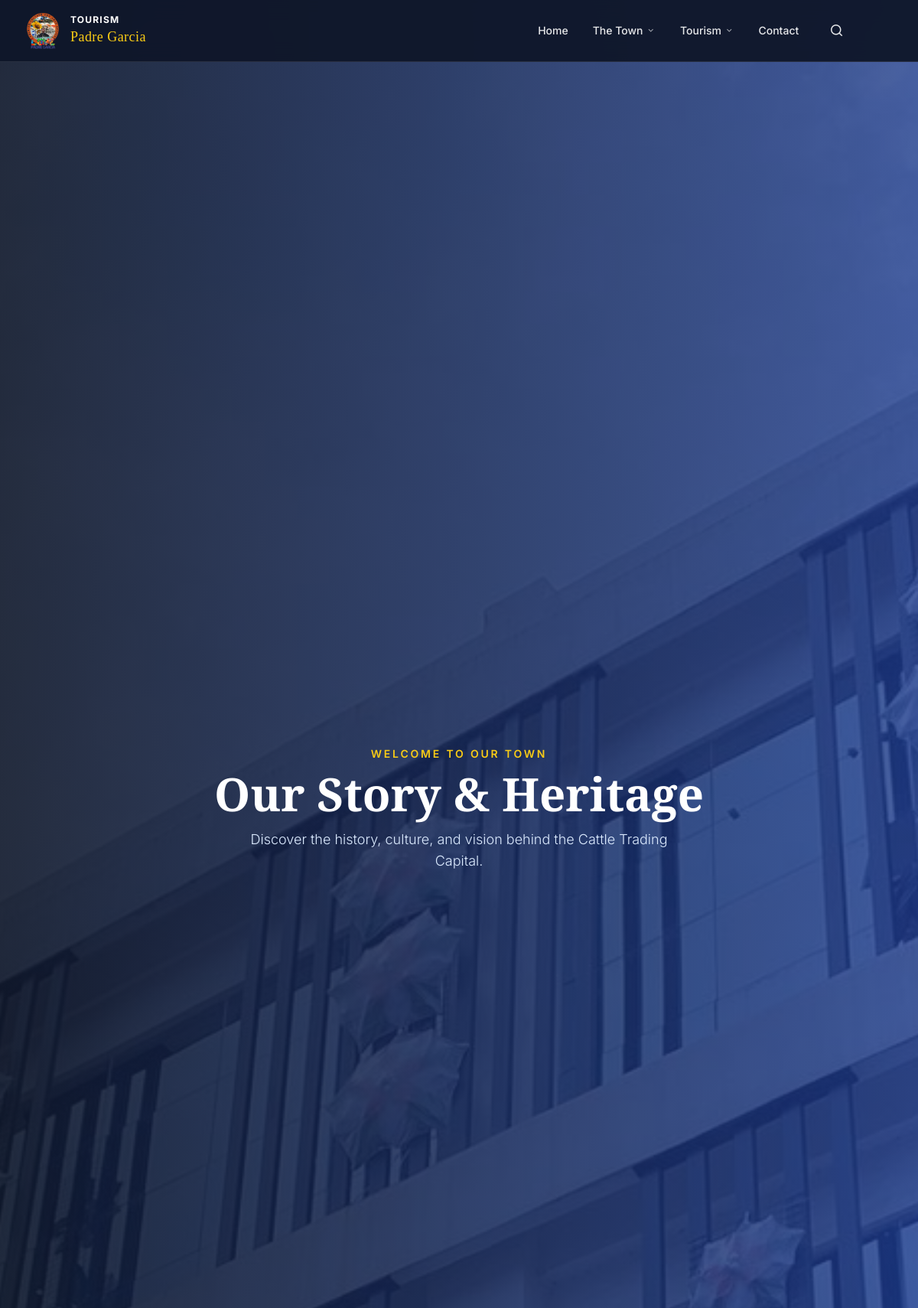
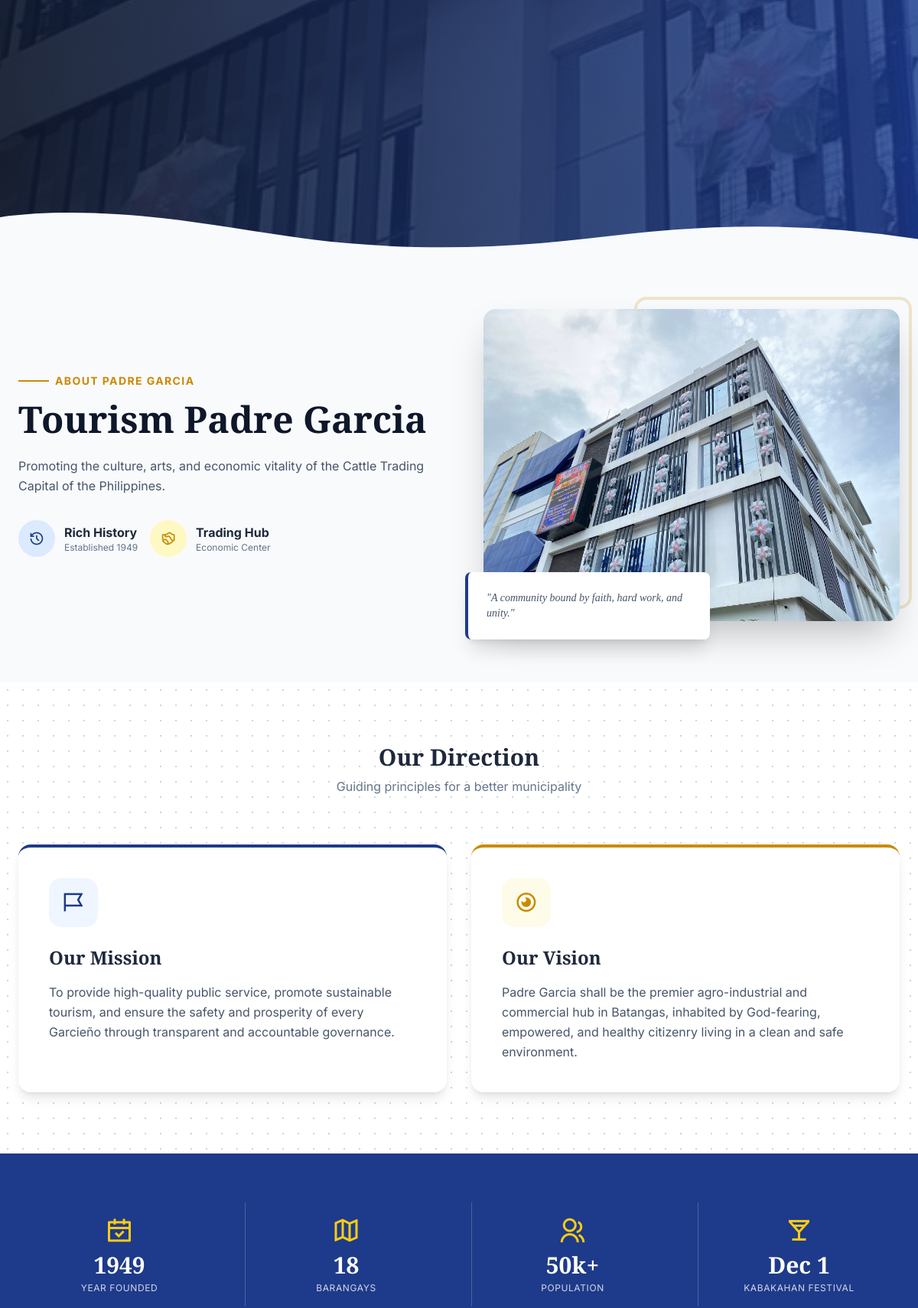
/about (upper part), run on the app's committed database (2 pictures, top to bottom).
### webapp/models.py (models this page shows)
class SiteContent(db.Model):
    id = db.Column(db.Integer, primary_key=True)
    key = db.Column(db.String(100), unique=True, nullable=False)
    value = db.Column(db.Text, nullable=True)

### webapp/views.py (the view)
@views.route("/about")
def about():
    content = get_common_content()
    content.update({
        'about_hero_badge': get_content('about_hero_badge', 'Welcome to Our Town'),
        'about_hero_h1': get_content('about_hero_h1', 'Our Story & Heritage'),
        'about_hero_sub': get_content('about_hero_sub', 'Discover the history, culture, and vision behind the Cattle Trading Capital.'),
        'about_intro_badge': get_content('about_intro_badge', 'About Padre Garcia'),
        'about_title': get_content('about_title', 'Where Tradition Meets Progress'),
        'about_text': get_content('about_text', 'Known as the Cattle Trading Capital of the Philippines...'),
        'about_image': get_content('about_image_path', url_for('static', filename='images/municipal2.jpg')),
        'about_img_caption': get_content('about_img_caption', '"A community bound by faith, hard work, and unity."'),
        'about_feat1_title': get_content('about_feat1_title', 'Rich History'),
        'about_feat1_desc': get_content('about_feat1_desc', 'Established 1949'),
        'about_feat2_title': get_content('about_feat2_title', 'Trading Hub'),
        'about_feat2_desc': get_content('about_feat2_desc', 'Economic Center'),
        'about_dir_title': get_content('about_dir_title', 'Our Direction'),
        'about_dir_sub': get_content('about_dir_sub', 'Guiding principles for a better municipality'),
        'mission_text': get_content('mission_text', 'To provide high-quality public service...'),
        'vision_text': get_content('vision_text', 'Padre Garcia shall be the premier agro-industrial center...'),
        'fact_year': get_content('fact_year', '1949'),
        'fact_barangays': get_content('fact_barangays', '18'),
        'fact_population': get_content('fact_population', '50k+'),
        'fact_festival': get_content('fact_festival', 'Dec 1'),
        'about_cta_title': get_content('about_cta_title', 'Experience the Warmth of Padre Garcia'),
        'about_cta_text': get_content('about_cta_text', 'Whether you are here for business, cattle trading, or leisure, our town welcomes you with open arms.'),
    })
    return render_template("about.html", content=content)

### webapp/views.py (called while the page is built, shortened)
def get_content(key, default=""):
    content = SiteContent.query.filter_by(key=key).first()
    return content.value if content else default

@views.before_app_request
def check_maintenance():
    try:
        setting = SiteContent.query.filter_by(key='site_maintenance_mode').first()
        is_maintenance = (setting.value == 'true') if setting else False
    except:
        is_maintenance = False
    if not is_maintenance:
        return None

### webapp/templates/about.html (shortened to what this page needs)
{% extends "base.html" %}
{% block head %}
<script src="https://cdn.tailwindcss.com/3.4.16"></script>
{% endblock %}
{% block content %}
<header class="hero-small h-[50vh] flex items-center justify-center relative pt-20">
    <div class="text-center text-white z-10 px-4" data-aos="fade-up">
        <span class="text-yellow-400 uppercase tracking-[0.2em] text-sm font-semibold mb-3 block">{{ content.about_hero_badge }}</span>
        <h1 class="text-5xl md:text-6xl font-bold mb-4">{{ content.about_hero_h1 }}</h1>
        <p class="text-blue-100 max-w-xl mx-auto text-lg font-light">{{ content.about_hero_sub }}</p>
    </div>
    <div class="absolute bottom-0 left-0 w-full overflow-hidden leading-none rotate-180">
    </div>
</header>
<section class="py-20 bg-slate-50 relative">
    <div class="max-w-7xl mx-auto px-6">
        <div class="grid grid-cols-1 lg:grid-cols-2 gap-16 items-center">
            <div data-aos="fade-right">
                <div class="flex items-center gap-2 mb-4">
                    <span class="h-[2px] w-10 bg-secondary"></span>
                    <span class="text-secondary font-bold uppercase text-sm tracking-widest">{{ content.about_intro_badge }}</span>
                </div>
                <h2 class="text-4xl lg:text-5xl font-bold text-slate-900 mb-6 leading-tight">{{ content.about_title }}
                </h2>
                <div class="prose prose-lg text-slate-600 mb-8">
                    <p class="whitespace-pre-wrap leading-relaxed">{{ content.about_text }}</p>
                </div>
                <div class="flex flex-col sm:flex-row gap-4">
                    <div class="flex items-center gap-3">
                        <div
                            class="w-12 h-12 rounded-full bg-blue-100 flex items-center justify-center text-primary text-xl">
                            <i class="ri-history-line"></i>
                        </div>
                        <div>
                            <h4 class="font-bold text-slate-800">{{ content.about_feat1_title }}</h4>
                            <p class="text-xs text-slate-500">{{ content.about_feat1_desc }}</p>
                        </div>
                    </div>
                    <div class="flex items-center gap-3">
                        <div
                            class="w-12 h-12 rounded-full bg-yellow-100 flex items-center justify-center text-secondary text-xl">
                            <i class="ri-shake-hands-line"></i>
                        </div>
                        <div>
                            <h4 class="font-bold text-slate-800">{{ content.about_feat2_title }}</h4>
                            <p class="text-xs text-slate-500">{{ content.about_feat2_desc }}</p>
                        </div>
                    </div>
                </div>
            </div>
            <div class="relative" data-aos="fade-left">
                <div class="relative z-10 rounded-2xl overflow-hidden shadow-2xl">
                    <img src="{{ url_for('static', filename=content.about_image.replace('static/', '')) if 'static/uploads' in content.about_image else content.about_image }}"
                        alt="About Padre Garcia"
                        class="w-full h-auto object-cover transform hover:scale-105 transition duration-700">
                </div>
                <div
                    class="absolute -bottom-6 -left-6 bg-white p-6 rounded-lg shadow-xl z-20 max-w-xs border-l-4 border-primary hidden md:block">
                    <p class="text-sm font-serif italic text-slate-600">{{ content.about_img_caption }}</p>
                </div>
            </div>
        </div>
    </div>
</section>
<section class="py-20 bg-white pattern-bg relative">
    <div class="max-w-7xl mx-auto px-6 relative z-10">
        <div class="text-center mb-16" data-aos="fade-up">
            <h2 class="text-3xl font-bold text-slate-800">{{ content.about_dir_title }}</h2>
            <p class="text-slate-500 mt-2">{{ content.about_dir_sub }}</p>
        </div>
        <div class="grid grid-cols-1 md:grid-cols-2 gap-8">
            <div class="bg-white p-10 rounded-2xl shadow-lg border-t-4 border-primary hover:shadow-2xl transition group"
                data-aos="fade-up" data-aos-delay="100">
                <div
                    class="w-16 h-16 bg-blue-50 rounded-2xl flex items-center justify-center text-primary text-3xl mb-6 group-hover:bg-primary group-hover:text-white transition duration-300">
                    <i class="ri-flag-2-line"></i>
                </div>
                <h3 class="text-2xl font-bold text-slate-800 mb-4">Our Mission</h3>
                <p class="text-slate-600 leading-relaxed">
                    {{ content.mission_text }}
                </p>
            </div>
            <div class="bg-white p-10 rounded-2xl shadow-lg border-t-4 border-secondary hover:shadow-2xl transition group"
                data-aos="fade-up" data-aos-delay="200">
                <div
                    class="w-16 h-16 bg-yellow-50 rounded-2xl flex items-center justify-center text-secondary text-3xl mb-6 group-hover:bg-secondary group-hover:text-white transition duration-300">
                    <i class="ri-eye-2-line"></i>
                </div>
                <h3 class="text-2xl font-bold text-slate-800 mb-4">Our Vision</h3>
                <p class="text-slate-600 leading-relaxed">
                    {{ content.vision_text }}
                </p>
            </div>
        </div>
    </div>
</section>
<section class="py-16 bg-primary text-white">
    <div class="max-w-7xl mx-auto px-6">
        <div class="grid grid-cols-2 md:grid-cols-4 gap-8 text-center divide-x divide-white/20">
            <div class="stat-card p-4" data-aos="zoom-in" data-aos-delay="100">
                <i class="ri-calendar-check-line text-4xl text-yellow-400 mb-2 block transition duration-300"></i>
                <span class="text-3xl font-bold font-serif">{{ content.fact_year }}</span>
                <p class="text-xs uppercase tracking-wider opacity-80 mt-1">Year Founded</p>
            </div>
            <div class="stat-card p-4" data-aos="zoom-in" data-aos-delay="200">
                <i class="ri-map-2-line text-4xl text-yellow-400 mb-2 block transition duration-300"></i>
                <span class="text-3xl font-bold font-serif">{{ content.fact_barangays }}</span>
                <p class="text-xs uppercase tracking-wider opacity-80 mt-1">Barangays</p>
            </div>
            <div class="stat-card p-4" data-aos="zoom-in" data-aos-delay="300">
                <i class="ri-group-line text-4xl text-yellow-400 mb-2 block transition duration-300"></i>
                <span class="text-3xl font-bold font-serif">{{ content.fact_population }}</span>
                <p class="text-xs uppercase tracking-wider opacity-80 mt-1">Population</p>
            </div>
            <div class="stat-card p-4" data-aos="zoom-in" data-aos-delay="400">
                <i class="ri-goblet-line text-4xl text-yellow-400 mb-2 block transition duration-300"></i>
                <span class="text-3xl font-bold font-serif">{{ content.fact_festival }}</span>
                <p class="text-xs uppercase tracking-wider opacity-80 mt-1">Kabakahan Festival</p>
            </div>
        </div>
    </div>
</section>
{% endblock %}

### webapp/templates/base.html (shortened to what this page needs)
<!DOCTYPE html>
<html lang="en">
<head>
    <script src="https://cdn.tailwindcss.com/3.4.16"></script>
    <link href="https://cdnjs.cloudflare.com/ajax/libs/remixicon/4.1.0/remixicon.min.css" rel="stylesheet">
    <link href="https://unpkg.com/aos@2.3.1/dist/aos.css" rel="stylesheet">
    {% block head %}{% endblock %}
</head>
<body class="flex flex-col min-h-screen {% block body_class %}{% endblock %}">
    {% block navbar %}
    <nav class="fixed top-0 left-0 right-0 w-full z-50 bg-slate-900/95 backdrop-blur-md border-b border-white/10 transition-all duration-300 default-nav"
        id="main-nav">
        <div class="max-w-7xl mx-auto px-4 sm:px-6 lg:px-8">
            <div class="flex justify-between items-center h-16 sm:h-20">
                <a href="{{ url_for('views.home') }}"
                    class="flex items-center gap-2 sm:gap-3 group shrink-0 relative z-50">
                    {% if content and content.site_logo %}
                    <img src="{{ url_for('static', filename=content.site_logo.replace('static/', '')) if 'static/uploads' in content.site_logo else content.site_logo }}"
                        alt="Tourism Padre Garcia"
                        class="h-10 sm:h-12 w-auto object-contain transition group-hover:scale-105">
                    <div class="flex flex-col">
                        <span
                            class="text-white font-bold tracking-widest text-[9px] sm:text-xs uppercase leading-tight">Tourism</span>
                        <span
                            class="text-yellow-400 font-serif text-sm sm:text-lg leading-none tracking-wide whitespace-nowrap">Padre
                            Garcia</span>
                    </div>
                    {% endif %}
                </a>
                <div class="hidden md:flex items-center gap-5 lg:gap-8">
                    <a href="{{ url_for('views.home') }}"
                        class="{{ 'text-yellow-400 font-bold border-b-2 border-yellow-400' if request.endpoint == 'views.home' else 'text-white/90 hover:text-white' }} text-sm font-medium transition py-1">Home</a>
                    <div class="relative group h-full flex items-center">
                        <button
                            class="flex items-center gap-1 text-white/90 hover:text-white text-sm font-medium transition focus:outline-none py-4">
                            The Town <i
                                class="ri-arrow-down-s-line text-xs opacity-70 group-hover:rotate-180 transition-transform duration-300"></i>
                        </button>
                    </div>
                    <div class="relative group h-full flex items-center">
                        <button
                            class="flex items-center gap-1 text-white/90 hover:text-white text-sm font-medium transition focus:outline-none py-4">
                            Tourism <i
                                class="ri-arrow-down-s-line text-xs opacity-70 group-hover:rotate-180 transition-transform duration-300"></i>
                        </button>
                    </div>
                    <a href="{{ url_for('views.contacts') }}"
                        class="{{ 'text-yellow-400 font-bold border-b-2 border-yellow-400' if request.endpoint == 'views.contacts' else 'text-white/90 hover:text-white' }} text-sm font-medium transition py-1">Contact</a>
                    <button onclick="openSearchModal()" class="text-white/90 hover:text-yellow-400 transition ml-2 text-lg focus:outline-none" title="Search (Ctrl+K)">
                        <i class="ri-search-line"></i>
                    </button>
                </div>
            </div>
        </div>
    </nav>
    {% endblock %}
    <main class="flex-grow">
        {% block content %}{% endblock %}
    </main>
</body>
</html>

### webapp/templates/base.html (style rules this page uses)
html, body { overflow-x: hidden; width: 100%; margin: 0; padding: 0; background-color: #f8fafc; transition: all 0.3s ease; }

### data on the page
SiteContent: value (picture)
SiteContent: about_hero_badge "WELCOME TO OUR TOWN"
SiteContent: about_hero_h1 "Our Story & Heritage"
SiteContent: about_hero_sub "Discover the history, culture, and vision behind the Cattle Trading Capital."
SiteContent: about_intro_badge "ABOUT PADRE GARCIA"
SiteContent: about_title "Tourism Padre Garcia"
SiteContent: about_text "Promoting the culture, arts, and economic vitality of the Cattle Trading Capital of the Philippines."
SiteContent: about_feat1_title "Rich History"
SiteContent: about_feat1_desc "Established 1949"
SiteContent: about_feat2_title "Trading Hub"
SiteContent: about_feat2_desc "Economic Center"
SiteContent: about_img_caption "\"A community bound by faith, hard work, and unity.\""
SiteContent: about_dir_title "Our Direction"
SiteContent: about_dir_sub "Guiding principles for a better municipality"
SiteContent: mission_text "To provide high-quality public service, promote sustainable tourism, and ensure the safety and prosperity of every Garcieño through transparent and accountable governance."
SiteContent: vision_text "Padre Garcia shall be the premier agro-industrial and commercial hub in Batangas, inhabited by God-fearing, empowered, and healthy citizenry living in a clean and safe environment."
SiteContent: fact_year "1949"
SiteContent: fact_barangays "18"
SiteContent: fact_population "50k+"
SiteContent: fact_festival "Dec 1"
